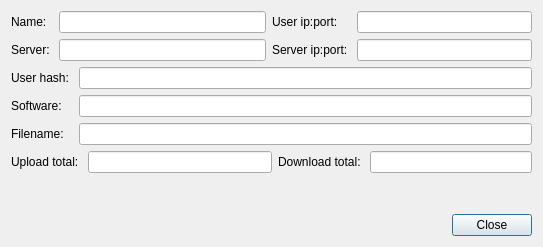
<?xml version="1.0" encoding="UTF-8"?>
<ui version="4.0">
 <class>UploadInfoDialog</class>
 <widget class="QDialog" name="UploadInfoDialog">
  <property name="geometry">
   <rect>
    <x>0</x>
    <y>0</y>
    <width>543</width>
    <height>247</height>
   </rect>
  </property>
  <layout class="QGridLayout" name="gridLayout">
   <item row="0" column="1" colspan="2">
    <layout class="QFormLayout" name="formLayout_2">
     <item row="0" column="0">
      <widget class="QLabel" name="label_8">
       <property name="text">
        <string>User ip:port: </string>
       </property>
      </widget>
     </item>
     <item row="0" column="1">
      <widget class="QLineEdit" name="m_userIPPortEdit">
       <property name="readOnly">
        <bool>true</bool>
       </property>
      </widget>
     </item>
     <item row="1" column="0">
      <widget class="QLabel" name="label_9">
       <property name="text">
        <string>Server ip:port: </string>
       </property>
      </widget>
     </item>
     <item row="1" column="1">
      <widget class="QLineEdit" name="m_serverIPPortEdit">
       <property name="readOnly">
        <bool>true</bool>
       </property>
      </widget>
     </item>
    </layout>
   </item>
   <item row="4" column="0" colspan="3">
    <widget class="QDialogButtonBox" name="buttonBox">
     <property name="standardButtons">
      <set>QDialogButtonBox::Close</set>
     </property>
    </widget>
   </item>
   <item row="0" column="0">
    <layout class="QFormLayout" name="formLayout">
     <item row="0" column="0">
      <widget class="QLabel" name="label">
       <property name="text">
        <string>Name: </string>
       </property>
      </widget>
     </item>
     <item row="0" column="1">
      <widget class="QLineEdit" name="m_nameEdit">
       <property name="readOnly">
        <bool>true</bool>
       </property>
      </widget>
     </item>
     <item row="1" column="0">
      <widget class="QLabel" name="label_4">
       <property name="text">
        <string>Server: </string>
       </property>
      </widget>
     </item>
     <item row="1" column="1">
      <widget class="QLineEdit" name="m_serverEdit">
       <property name="readOnly">
        <bool>true</bool>
       </property>
      </widget>
     </item>
    </layout>
   </item>
   <item row="2" column="2">
    <layout class="QFormLayout" name="formLayout_4">
     <item row="0" column="0">
      <widget class="QLabel" name="label_7">
       <property name="text">
        <string>Download total: </string>
       </property>
      </widget>
     </item>
     <item row="0" column="1">
      <widget class="QLineEdit" name="m_downloadTotalEdit">
       <property name="readOnly">
        <bool>true</bool>
       </property>
      </widget>
     </item>
    </layout>
   </item>
   <item row="2" column="0" colspan="2">
    <layout class="QFormLayout" name="formLayout_5">
     <item row="0" column="0">
      <widget class="QLabel" name="label_6">
       <property name="text">
        <string>Upload total: </string>
       </property>
      </widget>
     </item>
     <item row="0" column="1">
      <widget class="QLineEdit" name="m_uploadTotalEdit">
       <property name="readOnly">
        <bool>true</bool>
       </property>
      </widget>
     </item>
    </layout>
   </item>
   <item row="1" column="0" colspan="3">
    <layout class="QFormLayout" name="formLayout_3">
     <property name="fieldGrowthPolicy">
      <enum>QFormLayout::ExpandingFieldsGrow</enum>
     </property>
     <item row="0" column="0">
      <widget class="QLabel" name="label_3">
       <property name="text">
        <string>User hash: </string>
       </property>
      </widget>
     </item>
     <item row="0" column="1">
      <widget class="QLineEdit" name="m_userHashEdit">
       <property name="readOnly">
        <bool>true</bool>
       </property>
      </widget>
     </item>
     <item row="1" column="0">
      <widget class="QLabel" name="label_5">
       <property name="text">
        <string>Software: </string>
       </property>
      </widget>
     </item>
     <item row="1" column="1">
      <widget class="QLineEdit" name="m_softwareEdit">
       <property name="readOnly">
        <bool>true</bool>
       </property>
      </widget>
     </item>
     <item row="2" column="0">
      <widget class="QLabel" name="label_2">
       <property name="text">
        <string>Filename: </string>
       </property>
      </widget>
     </item>
     <item row="2" column="1">
      <widget class="QLineEdit" name="m_uploadFileEdit">
       <property name="readOnly">
        <bool>true</bool>
       </property>
      </widget>
     </item>
    </layout>
   </item>
   <item row="3" column="0" colspan="3">
    <spacer name="verticalSpacer">
     <property name="orientation">
      <enum>Qt::Vertical</enum>
     </property>
     <property name="sizeHint" stdset="0">
      <size>
       <width>20</width>
       <height>40</height>
      </size>
     </property>
    </spacer>
   </item>
  </layout>
 </widget>
 <resources/>
 <connections>
  <connection>
   <sender>buttonBox</sender>
   <signal>accepted()</signal>
   <receiver>UploadInfoDialog</receiver>
   <slot>accept()</slot>
   <hints>
    <hint type="sourcelabel">
     <x>248</x>
     <y>254</y>
    </hint>
    <hint type="destinationlabel">
     <x>157</x>
     <y>274</y>
    </hint>
   </hints>
  </connection>
  <connection>
   <sender>buttonBox</sender>
   <signal>rejected()</signal>
   <receiver>UploadInfoDialog</receiver>
   <slot>reject()</slot>
   <hints>
    <hint type="sourcelabel">
     <x>316</x>
     <y>260</y>
    </hint>
    <hint type="destinationlabel">
     <x>286</x>
     <y>274</y>
    </hint>
   </hints>
  </connection>
 </connections>
</ui>
